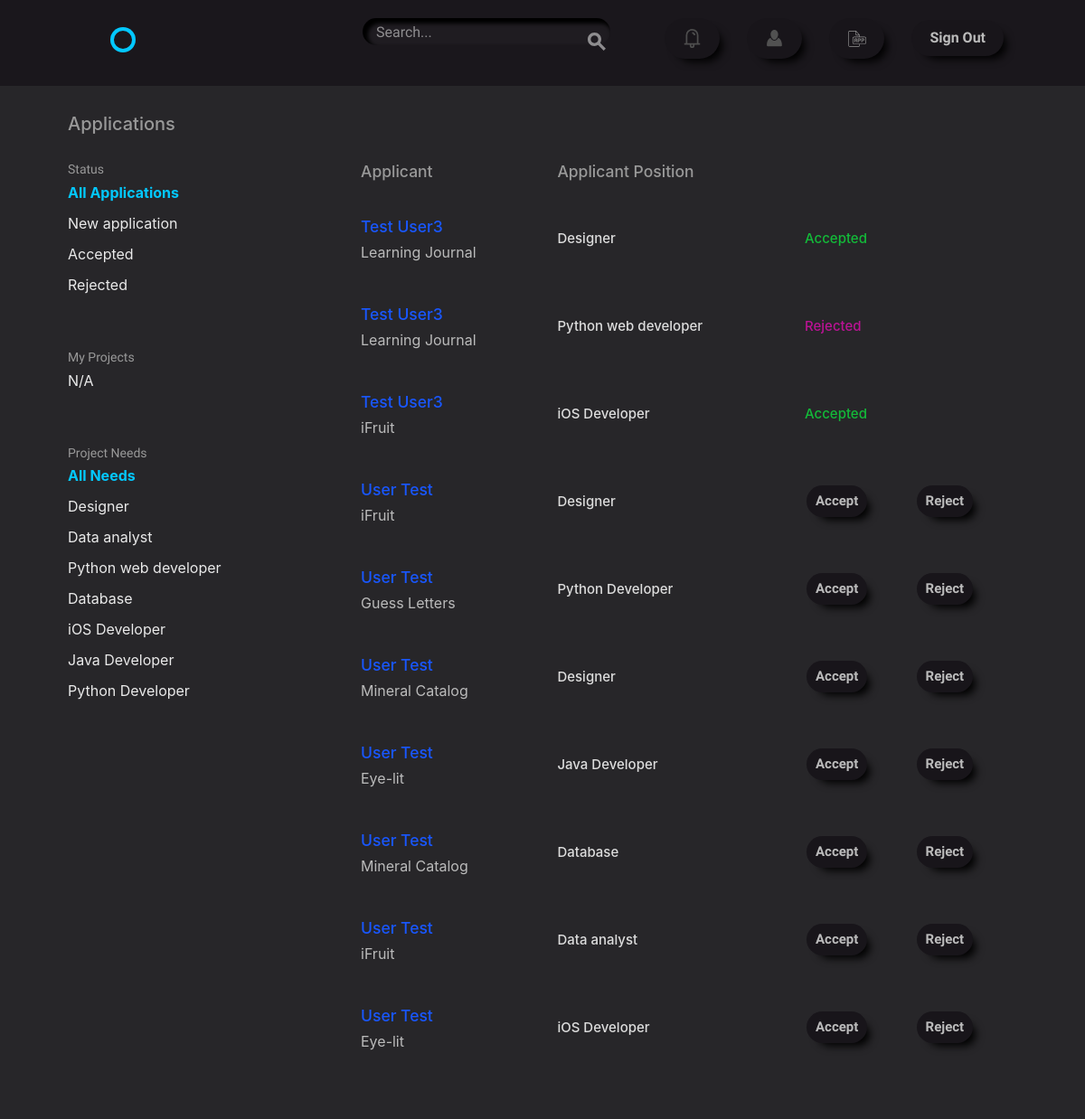
Page /accounts/applications/ (signed in) on the committed database.
### projects/models.py (models this page shows)
class Position(models.Model):
    name = models.CharField(max_length=50)
    description = models.TextField(default='')
    project = models.ForeignKey(Project,
                                related_name='positions',
                                on_delete=models.CASCADE)
    time = models.CharField(max_length=30)
    skill = models.ManyToManyField('accounts.Skill',
                                   default='',
                                   related_name='skills')
    def __str__(self):
        return '{}'.format(self.name)

class Project(models.Model):
    user = models.ForeignKey(settings.AUTH_USER_MODEL,
                             related_name='projects',
                             on_delete=models.CASCADE)
    title = models.CharField(max_length=50)
    description = models.TextField(default='')
    time_estimate = models.CharField(max_length=100)
    requirements = models.CharField(max_length=255)
    def __str__(self):
        return '{}'.format(self.title)

### accounts/models.py (models this page shows, shortened)
class UserApplication(models.Model):
    applicant = models.ForeignKey(settings.AUTH_USER_MODEL,
                                  on_delete=models.CASCADE,
                                  related_name='application')
    position = models.ForeignKey('projects.Position', related_name='apply')
    project = models.ForeignKey('projects.Project')
    status = models.NullBooleanField(default=None)

class User(AbstractBaseUser, PermissionsMixin):
    username = models.CharField(max_length=50, unique=True)
    email = models.EmailField(unique=True)
    first_name = models.CharField(max_length=50)
    last_name = models.CharField(max_length=50)
    bio = models.TextField(default='')
    avatar = models.ImageField(upload_to='./user_avatar', blank=True)
    date_joined = models.DateTimeField(default=timezone.now)
    is_active = models.BooleanField(default=False)
    is_staff = models.BooleanField(default=False)
    objects = UserManager()
    USERNAME_FIELD = "email"
    REQUIRED_FIELDS = ['username']
    @property
    def full_name(self):
        return '{} {}'.format(self.first_name, self.last_name)

### accounts/views.py (the view, shortened to what this page needs)
# urls.py: url(r'applications/$', views.ApplicationView.as_view(),
class ApplicationView(LrM, PrM, ListView):
    template_name = "accounts/applications.html"
    model = models.UserApplication
    context_object_name = 'applications'
    prefetch_related = ['applicant__projects', ]
    def get_context_data(self, **kwargs):
        context = super(ApplicationView, self).get_context_data(**kwargs)
        context['app_list'] = ['New application', 'Accepted', 'Rejected']
        context['projects'] = self.request.user.projects.all()
        context['skills_list'] = Position.objects.exclude(
            apply__status=True).values('name').distinct()
        context['pro_selected'] = self.request.GET.get('pro_filter')
        context['skill_selected'] = self.request.GET.get('skill_filter')
        context['app_selected'] = self.request.GET.get('app_filter')
        return context
    def get_queryset(self):
        queryset = super().get_queryset()
        app_term = self.request.GET.get('app_filter')
        pro_term = self.request.GET.get('pro_filter')
        skill_term = self.request.GET.get('skill_filter')
        user = models.User.objects.all().exclude(pk=self.request.user.id)
        if app_term:
            queryset = queryset.filter(status=self.choice(app_term))
        if pro_term:
            queryset = queryset.filter(project__title=pro_term)
        if skill_term:
            queryset = queryset.filter(position__name=skill_term)
        return queryset

### accounts/templates/accounts/applications.html (shortened to what this page needs)
{% extends "layout.html" %}
{% block content %}
<div class="bounds circle--page">
    <div class="circle--page--header grid-100">
        <h2>Applications</h2>
    </div>
    <div class="grid-25">
        <div class="circle--filter circle--secondary--module">
            <h4>Status</h4>
            <ul class="circle--filter--list">
                {% if app_list %}
                    <li><a href="{% url 'accounts:application' %}" {% if not app_selected %} class="selected"{% else %} class="my-button"{% endif %}>All Applications</a></li>
                    {% for application in app_list %}
                        <li><a href="?app_filter={{ application }}"{% if app_selected == application %} class="selected"{% else %} class="my-button"{% endif %}>{{ application }}</a></li>
                    {% endfor %}
                {% else %}
                    <li>N/A</li>
                {% endif %}
            </ul>
        </div>
        <div class="circle--filter circle--secondary--module">
            <h4>My Projects</h4>
                <ul class="circle--filter--list">
                    {% if projects %}
                        <li><a href="{% url 'accounts:application' %}" {% if not pro_selected %} class="selected"{% else %} class="my-button"{% endif %}>All projects</a></li>
                        {% for project in projects %}
                            <li><a href="?pro_filter={{ project.title }}"{% if pro_selected == project.title %} class="selected"{% else %} class="my-button"{% endif %}>{{ project.title }}</a></li>
                        {% endfor %}
                    {% else %}
                        <li>N/A</li>
                    {% endif %}
                </ul>
        </div>
        <div class="circle--filter circle--secondary--module">
            <h4>Project Needs</h4>
                <ul class="circle--filter--list">
                    {% if skills_list %}
                        <li><a href="{% url 'accounts:application' %}" {% if not skill_selected %} class="selected"{% else %} class="my-button"{% endif %}>All Needs</a></li>
                        {% for skill in skills_list %}
                            <li><a href="?skill_filter={{ skill.name }}"{% if skill_selected == skill.name %} class="selected"{% else %} class="my-button"{% endif %}>{{ skill.name }}</a></li>
                        {% endfor %}
                    {% else %}
                        <li>N/A</li>
                    {% endif %}
                </ul>
        </div>
    </div>
    <div class="grid-70 grid-push-5">
        <table class="u-full-width circle--table">
            <thead>
                <tr>
                <th><h3>Applicant</h3></th>
                <th class="circle--cell--right"><h3>Applicant Position</h3></th>
                </tr>
            </thead>
            <tbody>
                {% for application in applications %}
                <div class="d-flex fustify-content-between">
                    <tr class="clickable-row" data-href="{% url 'accounts:profile' application.applicant.pk %}">
                            <td>
                                <h3 class="title">{{ application.applicant.full_name }}</h3>
                                <p class="">{{ application.project }}</p>
                            </td>
                            <td class="circle--cell--right">
                                <span class="secondary-label h4 pos">{{ application.position }}</span>
                            </td>
                        {% if application.applicant.id == request.user.id %}
                            {% if application.status == None %}
                                <td>
                                    <h5>
                                        This is
                                        <strong><i><a  class="user-info" href="{% url 'accounts:profile' application.project.user.id %}">
                                            {{ application.project.user.full_name }}</a>
                                        </i></strong> decision
                                    </h5>
                                </td>
                            {% elif application.status %}
                                <td>
                                    <h5>
                                        <h5 class="h4 accepted">Accepted</h5> by
                                        <strong><i><a  class="user-info" href="{% url 'accounts:profile' application.project.user.id %}">
                                            {{ application.project.user.full_name }}</a>
                                        </i></strong>
                                    </h5>
                                </td>
                            {% elif not application.status %}
                                <td>
                                    <h5>
                                        <h5 class="h4 rejected">Rejected</h5> by
                                        <strong><i><a  class="user-info" href="{% url 'accounts:profile' application.project.user.id %}">
                                            {{ application.project.user.full_name }}</a>
                                        </i></strong>
                                    </h5>
                                </td>
                            {% endif %}
                        {% elif application.applicant.id != requeest.user.id %}
                            <div class="d-flex justify-content-end">
                                {% if application.status == None %}
                                    <td>
                                        <a class="button nav_button button-accept"
                                           href="{% url 'accounts:decision_update' application.applicant.pk application.position.pk 'accept' %}">Accept</a>
                                    </td>
                                    <td>
                                        <a class="button nav_button button-accept"
                                           href="{% url 'accounts:decision_update' application.applicant.pk application.position.pk 'reject' %}">Reject</a>
                                    </td>
                                {% elif application.status %}
                                    <td><h5 class="h4 accepted">Accepted</h5></td>
                                {% elif not application.status %}
                                    <td><h5 class="h4 rejected">Rejected</h5></td>
                                {% endif %}
                            </div>
                        {% endif %}
                    </tr>
                </div>
                {% endfor %}
            </tbody>
        </table>
    </div>
</div>
{% endblock %}

### assets/css/global.css (style rules this page uses)
html { font-family: sans-serif; -ms-text-size-adjust: 100%; -webkit-text-size-adjust: 100%; }
body { margin: 0; }
a { background-color: transparent; }
table { border-collapse: collapse; border-spacing: 0; }
td, th { padding: 0; }
html { font-size: 62.5%; }
body { font-size: 1.5em; line-height: 1.6; font-weight: 400; font-family: "Cousine"; color: #666; }
.bounds { max-width: 1080px; margin: 0 auto; }
.grid, .grid-5, .grid-10, .grid-15, .grid-20, .grid-25, .grid-30, .grid-33, .grid-35, .grid-40, .grid-45, .grid-50, .grid-55, .grid-60, .grid-65, .grid-66, .grid-70, .grid-75, .grid-80, .grid-90, .grid-95, .grid-100 { float: left; box-sizing: border-box; position: relative; }
.grid-push-5 { left: 5%; }
.grid-25 { width: 25%; padding: 0 15px; }
.grid-70 { width: 70%; padding: 0 15px; }
.grid-100 { width: 100%; padding: 0 15px; }
h1, h2, h3, h4, h5, h6 { margin-top: 0; margin-bottom: 2rem; font-weight: bold; font-family: "Work Sans", sans-serif; color: #222; }
h2 { font-size: 2.4rem; }
h3 { font-size: 1.8rem; }
h4 { font-size: 1.6rem; }
h5 { font-size: 1.4rem; }
@media (min-width: 550px) { h2 { font-size: 2.4rem; } }
@media (min-width: 550px) { h3 { font-size: 1.8rem; } }
@media (min-width: 550px) { h4 { font-size: 1.6rem; } }
@media (min-width: 550px) { h5 { font-size: 1.4rem; } }
p { margin-top: 0; font-size: 1.6rem; }
a { color: #689b98; -webkit-transition: color 0.2s; -moz-transition: color 0.2s; -ms-transition: color 0.2s; -o-transition: color 0.2s; transition: color 0.2s; }
.button, button, input[type="submit"], input[type="reset"], input[type="button"] { font-family: "Work Sans", sans-serif; font-size: 1.6rem; padding: 18px 30px; border: 0; margin-right: 10px; border-radius: 8px; font-weight: bold; display: inline-block; white-space: nowrap; box-sizing: border-box; line-height: 1; text-decoration: none; color: #689b98; background: none; box-shadow: 0 0 0 2px #689b98 inset; position: relative; -webkit-transition: 0.2s; -moz-transition: 0.2s; -ms-transition: 0.2s; -o-transition: 0.2s; transition: 0.2s; }
.button { cursor: pointer; }
ul { list-style: circle inside; }
ul { padding-left: 0; margin-top: 0; }
li { margin-bottom: 1rem; font-size: 1.6rem; }
th, td { padding: 15px; text-align: left; border-bottom: 1px solid #e1e1e1; }
th:first-child, td:first-child { padding-left: 0; }
th:last-child, td:last-child { padding-right: 0; }
th { color: #999; font-weight: normal; }
button, .button { margin-bottom: 1rem; }
pre, blockquote, dl, figure, table, p, ul, ol, form { margin-bottom: 2.5rem; }
.secondary-label { color: #b1a5c4; }
.circle--filter--list { list-style-type: none; }
.circle--filter--list a { text-decoration: none; color: rgba(34, 34, 34, 0.5); text-decoration: none; }
.circle--filter--list a.selected { color: #222; font-weight: bold; }
.circle--page--header { margin-bottom: 30px; }
.circle--page--header h1, .circle--page--header h2, .circle--page--header h3, .circle--page--header h4, .circle--page--header h5, .circle--page--header h6 { margin: 0; }
.circle--table { width: 100%; }
.circle--table h1, .circle--table h2, .circle--table h3, .circle--table h4, .circle--table h5, .circle--table h6 { margin: 0; }
.circle--table p { margin: 10px 0 0 0; }
.circle--table th, .circle--table td { line-height: 1; }
.circle--table th { padding: 0 0 15px 0; }
.circle--table td { padding: 25px 0; }
.clickable-row td { cursor: pointer; color: #a5c4c2; }
.clickable-row h3 { color: #689b98; }
.circle--secondary--module { margin-bottom: 50px; }
.circle--secondary--module:before, .circle--secondary--module:after { content: " "; display: table; }
.circle--secondary--module:after { clear: both; }
.circle--secondary--module > h1, .circle--secondary--module > h2, .circle--secondary--module > h3, .circle--secondary--module > h4, .circle--secondary--module > h5, .circle--secondary--module > h6 { font-family: "Cousine"; color: rgba(34, 34, 34, 0.3); font-size: 1.4rem; font-weight: normal; }
.circle--page { margin-bottom: 100px; }
.circle--page:before, .circle--page:after { content: " "; display: table; }
.circle--page:after { clear: both; }

### rows in the picture
Position: name "Data analyst"
Position: name "Python web developer"
Position: name "Database"
Position: name "Java Developer"
Position: name "Python Developer"
UserApplication: applicant.full_name "Test User3", project "Learning Journal", position "Designer", status "Accepted"
UserApplication: applicant.full_name "Test User3", project "Learning Journal", position "Python web developer", status "Rejected"
UserApplication: applicant.full_name "Test User3", project "iFruit", position "iOS Developer", status "Accepted"
UserApplication: applicant.full_name "User Test", project "iFruit", position "Designer", shows "Accept"
UserApplication: applicant.full_name "User Test", project "Guess Letters", position "Python Developer", shows "Accept"
UserApplication: applicant.full_name "User Test", project "Mineral Catalog", position "Designer", shows "Accept"
UserApplication: applicant.full_name "User Test", project "Eye-lit", position "Java Developer", shows "Accept"
UserApplication: applicant.full_name "User Test", project "Mineral Catalog", position "Database", shows "Accept"
UserApplication: applicant.full_name "User Test", project "iFruit", position "Data analyst", shows "Accept"
UserApplication: applicant.full_name "User Test", project "Eye-lit", position "iOS Developer", shows "Accept"

### other values in the picture
{{ application }} "New application" "Accepted" "Rejected"
{{ skill.name }} "Designer" "iOS Developer"
